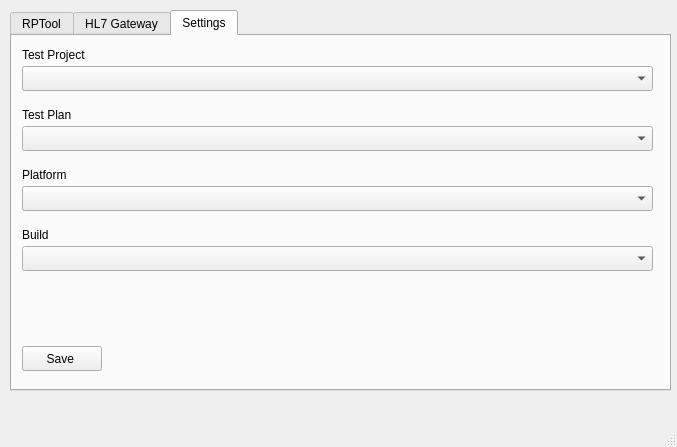
<?xml version="1.0" encoding="UTF-8"?>
<ui version="4.0">
 <class>MainWindow</class>
 <widget class="QMainWindow" name="MainWindow">
  <property name="geometry">
   <rect>
    <x>0</x>
    <y>0</y>
    <width>677</width>
    <height>447</height>
   </rect>
  </property>
  <property name="maximumSize">
   <size>
    <width>1920</width>
    <height>1080</height>
   </size>
  </property>
  <property name="windowTitle">
   <string>QA Test Viewer</string>
  </property>
  <widget class="QWidget" name="centralwidget">
   <widget class="QTabWidget" name="tabWidget">
    <property name="geometry">
     <rect>
      <x>10</x>
      <y>10</y>
      <width>661</width>
      <height>381</height>
     </rect>
    </property>
    <property name="currentIndex">
     <number>2</number>
    </property>
    <widget class="QWidget" name="tabRPTool">
     <attribute name="title">
      <string>RPTool</string>
     </attribute>
     <widget class="QPushButton" name="pbPlayback">
      <property name="geometry">
       <rect>
        <x>280</x>
        <y>310</y>
        <width>80</width>
        <height>25</height>
       </rect>
      </property>
      <property name="text">
       <string>Playback</string>
      </property>
     </widget>
     <widget class="QPushButton" name="pbCapture">
      <property name="geometry">
       <rect>
        <x>190</x>
        <y>310</y>
        <width>80</width>
        <height>25</height>
       </rect>
      </property>
      <property name="text">
       <string>Capture</string>
      </property>
     </widget>
     <widget class="QPushButton" name="pbStop">
      <property name="geometry">
       <rect>
        <x>100</x>
        <y>310</y>
        <width>80</width>
        <height>25</height>
       </rect>
      </property>
      <property name="text">
       <string>Stop</string>
      </property>
     </widget>
     <widget class="QPushButton" name="pbRecord">
      <property name="geometry">
       <rect>
        <x>10</x>
        <y>310</y>
        <width>80</width>
        <height>25</height>
       </rect>
      </property>
      <property name="text">
       <string>Record</string>
      </property>
     </widget>
     <widget class="QLineEdit" name="leTestFolder">
      <property name="geometry">
       <rect>
        <x>10</x>
        <y>90</y>
        <width>331</width>
        <height>25</height>
       </rect>
      </property>
      <property name="placeholderText">
       <string>Folder to save your tests ...</string>
      </property>
     </widget>
     <widget class="QLabel" name="lblTestFolder">
      <property name="geometry">
       <rect>
        <x>10</x>
        <y>70</y>
        <width>71</width>
        <height>17</height>
       </rect>
      </property>
      <property name="text">
       <string>Test Folder</string>
      </property>
     </widget>
     <widget class="QLineEdit" name="leTestName">
      <property name="geometry">
       <rect>
        <x>10</x>
        <y>30</y>
        <width>331</width>
        <height>25</height>
       </rect>
      </property>
      <property name="toolTip">
       <string extracomment="Type a name for the test case here..."/>
      </property>
      <property name="placeholderText">
       <string>Test case name here ...</string>
      </property>
     </widget>
     <widget class="QLabel" name="lblTestName">
      <property name="geometry">
       <rect>
        <x>10</x>
        <y>10</y>
        <width>111</width>
        <height>17</height>
       </rect>
      </property>
      <property name="text">
       <string>Test Case Name</string>
      </property>
     </widget>
     <widget class="QListView" name="lvTestCases">
      <property name="geometry">
       <rect>
        <x>10</x>
        <y>131</y>
        <width>631</width>
        <height>161</height>
       </rect>
      </property>
     </widget>
     <widget class="QLabel" name="lblTestlinkId">
      <property name="geometry">
       <rect>
        <x>360</x>
        <y>10</y>
        <width>111</width>
        <height>17</height>
       </rect>
      </property>
      <property name="text">
       <string>Testlink External ID</string>
      </property>
     </widget>
     <widget class="QLineEdit" name="leTestlinkId">
      <property name="geometry">
       <rect>
        <x>360</x>
        <y>30</y>
        <width>281</width>
        <height>25</height>
       </rect>
      </property>
      <property name="placeholderText">
       <string>Testlink External ID here ...</string>
      </property>
     </widget>
    </widget>
    <widget class="QWidget" name="tabGateway">
     <attribute name="title">
      <string>HL7 Gateway</string>
     </attribute>
     <widget class="QPlainTextEdit" name="pteHL7Messages">
      <property name="geometry">
       <rect>
        <x>10</x>
        <y>50</y>
        <width>641</width>
        <height>291</height>
       </rect>
      </property>
     </widget>
     <widget class="QLabel" name="lblHL7Message">
      <property name="geometry">
       <rect>
        <x>10</x>
        <y>10</y>
        <width>91</width>
        <height>17</height>
       </rect>
      </property>
      <property name="text">
       <string>HL7 Messages</string>
      </property>
     </widget>
     <widget class="QPushButton" name="pbStopGateway">
      <property name="geometry">
       <rect>
        <x>559</x>
        <y>10</y>
        <width>91</width>
        <height>25</height>
       </rect>
      </property>
      <property name="text">
       <string>Stop Gateway</string>
      </property>
     </widget>
     <widget class="QPushButton" name="pbStartGateway">
      <property name="geometry">
       <rect>
        <x>460</x>
        <y>10</y>
        <width>91</width>
        <height>25</height>
       </rect>
      </property>
      <property name="text">
       <string>Start Gateway</string>
      </property>
     </widget>
    </widget>
    <widget class="QWidget" name="tabSettings">
     <attribute name="title">
      <string>Settings</string>
     </attribute>
     <widget class="QComboBox" name="cbTestProject">
      <property name="geometry">
       <rect>
        <x>10</x>
        <y>30</y>
        <width>631</width>
        <height>25</height>
       </rect>
      </property>
     </widget>
     <widget class="QLabel" name="lblTestProject">
      <property name="geometry">
       <rect>
        <x>10</x>
        <y>10</y>
        <width>81</width>
        <height>17</height>
       </rect>
      </property>
      <property name="text">
       <string>Test Project</string>
      </property>
     </widget>
     <widget class="QLabel" name="lblTestPlan">
      <property name="geometry">
       <rect>
        <x>10</x>
        <y>70</y>
        <width>54</width>
        <height>17</height>
       </rect>
      </property>
      <property name="text">
       <string>Test Plan</string>
      </property>
     </widget>
     <widget class="QComboBox" name="cbTestPlan">
      <property name="geometry">
       <rect>
        <x>10</x>
        <y>90</y>
        <width>631</width>
        <height>25</height>
       </rect>
      </property>
     </widget>
     <widget class="QLabel" name="lblPlatform">
      <property name="geometry">
       <rect>
        <x>10</x>
        <y>130</y>
        <width>54</width>
        <height>17</height>
       </rect>
      </property>
      <property name="text">
       <string>Platform</string>
      </property>
     </widget>
     <widget class="QComboBox" name="cbPlatform">
      <property name="geometry">
       <rect>
        <x>10</x>
        <y>150</y>
        <width>631</width>
        <height>25</height>
       </rect>
      </property>
     </widget>
     <widget class="QLabel" name="lblBuild">
      <property name="geometry">
       <rect>
        <x>10</x>
        <y>190</y>
        <width>54</width>
        <height>17</height>
       </rect>
      </property>
      <property name="text">
       <string>Build</string>
      </property>
     </widget>
     <widget class="QComboBox" name="cbBuild">
      <property name="geometry">
       <rect>
        <x>10</x>
        <y>210</y>
        <width>631</width>
        <height>25</height>
       </rect>
      </property>
     </widget>
     <widget class="QPushButton" name="pbSaveSettings">
      <property name="geometry">
       <rect>
        <x>10</x>
        <y>310</y>
        <width>80</width>
        <height>25</height>
       </rect>
      </property>
      <property name="text">
       <string>Save </string>
      </property>
     </widget>
    </widget>
   </widget>
  </widget>
  <widget class="QMenuBar" name="menubar">
   <property name="geometry">
    <rect>
     <x>0</x>
     <y>0</y>
     <width>677</width>
     <height>22</height>
    </rect>
   </property>
  </widget>
  <widget class="QStatusBar" name="statusbar"/>
 </widget>
 <resources/>
 <connections/>
</ui>
